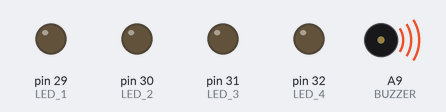
Recording of a sketch running on a simulated Teensy 4. Shown: output pins drawn as LEDs (lit = HIGH), buzzer (waves = sounding, pin HIGH).

Above: at 0.05 s.
At 0.75 s:
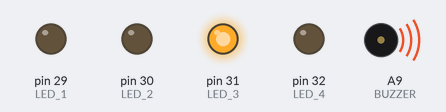
At 1.45 s:
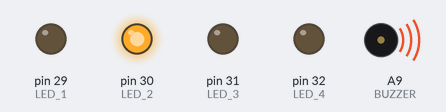
At 2.15 s:
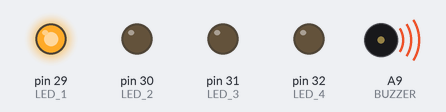
At 2.85 s:
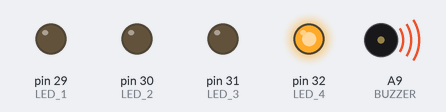
Timing chart, 0 to 3.1 s (numbered marks = the images above):
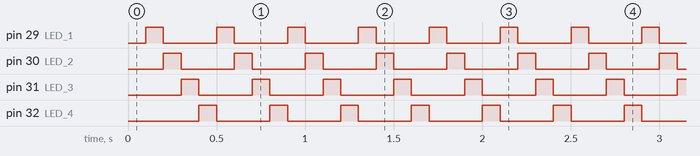

The sketch:

SRAD-Altimeter_testcode.ino
```cpp
enum {
  EVENT_UPDATE = 0b00000001,
};

IntervalTimer main_loop_timer;
IntervalTimer buzzer_timer;
volatile uint16_t events;
byte led_counter;


#define LED_1   29
#define LED_2   30
#define LED_3   31
#define LED_4   32
#define BUZZER  23

void setup() {

  pinMode(LED_1, OUTPUT);
  pinMode(LED_2, OUTPUT);
  pinMode(LED_3, OUTPUT);
  pinMode(LED_4, OUTPUT);
  pinMode(BUZZER, OUTPUT);
  analogWriteFrequency(BUZZER, 2000000);
  analogWrite(BUZZER, 128);
  main_loop_timer.begin(eventChecker, 100000);
  main_loop_timer.priority(0);
}

void loop() {
  if (events & EVENT_UPDATE){
    digitalWrite(LED_1, led_counter == 0);
    digitalWrite(LED_2, led_counter == 1);
    digitalWrite(LED_3, led_counter == 2);
    digitalWrite(LED_4, led_counter == 3);
    led_counter++;
    if(led_counter > 3){led_counter = 0;}
    events &= ~EVENT_UPDATE;
  }
}

void eventChecker(void) {
  events |= EVENT_UPDATE;
}
```

Measured:
- by itself, pin 29 (LED_1), pin 30 (LED_2), pin 31 (LED_3), pin 32 (LED_4): alternates HIGH for 0.10 s and LOW for 0.30 s
